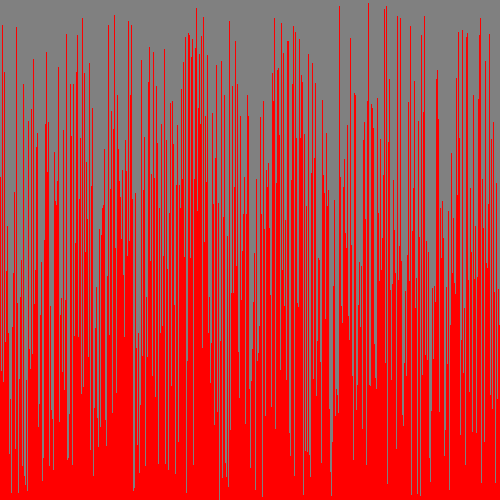
Frame 1 (no input)
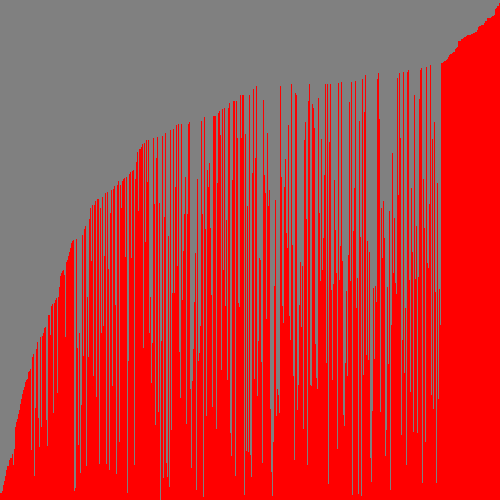
Frame 60 (the mouse pressed at the canvas centre just before this capture)
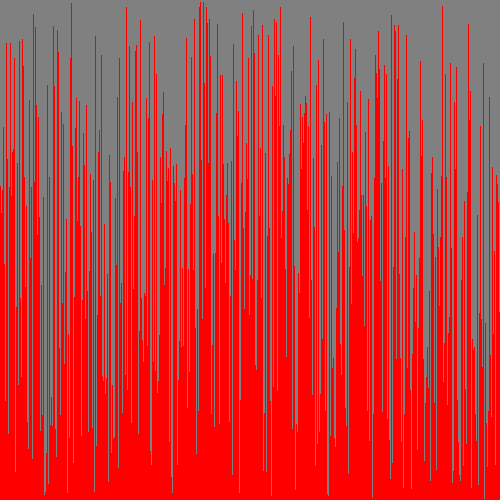
Frame 120 (the mouse held since frame 60 and released just before this capture)

The Processing sketch that drew these frames (run headless with seeded random() and noise(); from frame 60 on, the mouse is pressed at the canvas centre):

// Processing sketch: sketch__03_VisualArraySorter_jar
// ── sketch__03_VisualArraySorter_jar.pde
/* Paste the code into a new Processing sketch and complete the steps. */

//1. create an array of ints. don't initialize it yet.

int[] array;

void randomizearray() {
  for(int j=0; j<=width - 1; j++) { 
    array[j] = (int) random(0, height);
  }
}

void setup() {
  //2. set the size of your window
  //  if you are using Processing 3, you cannot use variables
  //  because the developers don't know how programming is supposed to work.
  size(500, 500);
  //3. initialize your array with the built in width variable
  array = new int[width];
  //4. initialize the ints in the array with random numbers
  //   from 0 to the built in height variable
  randomizearray();
  //5. call the noStroke() method
  noStroke();
}

void draw() {
  //6. set the background color with background(r, g, b);
  background(128, 128, 128);
  //7. set the color for your graph
  fill(#FF0000);
  //8. draw a rectangle for each int in your array.
  for(int k=0; k<=width - 1; k++) {
  //   the x value will be the current index in the array
  //   the y value will the height variable
  //   the width is 1 (one)
  //   the height is negative the value of the element at the current index of the array
        rect(k, height, 1, -array[k]);
  }

  //9. call the stepSort method
  stepSort(array);
  //10. extract the code that randomizes the array into a method.
  
  //11. call the method you made in step 10 when the mouse is pressed
  if(mousePressed) {
    randomizearray();
  }
}

void stepSort(int[] arr) {
  for (int i = 1; i < arr.length; i++) {
    if (arr[i - 1] > arr[i]) {
      int t = arr[i];
      arr[i] = arr[i - 1];
      arr[i - 1] = t;
    }
  }
}
